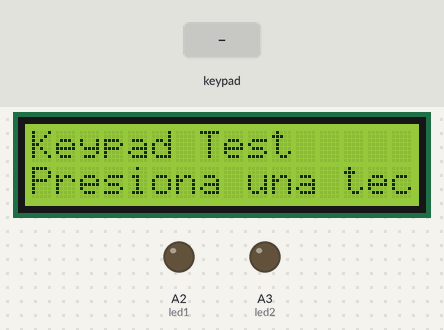
Bench run of a program on a simulated Arduino Uno, built with avr-gcc and run on an emulated ATmega328P. Shown: 16×2 character LCD, output pins drawn as LEDs (lit = HIGH). The test bench sets the inputs (shaded band). What the program prints to the serial monitor is not drawn.

Above: at 1.2 s.
1.3 s: keypad keys 7 6 5 4 # pressed 0.4 s apart
At 4.1 s:
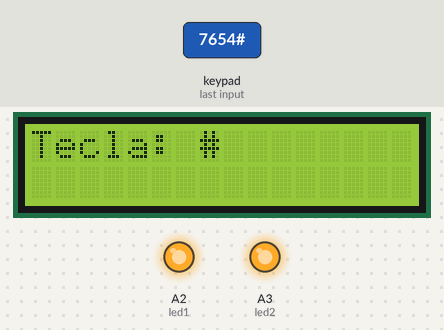
4.8 s: key 'A' pressed
At 5.4 s:
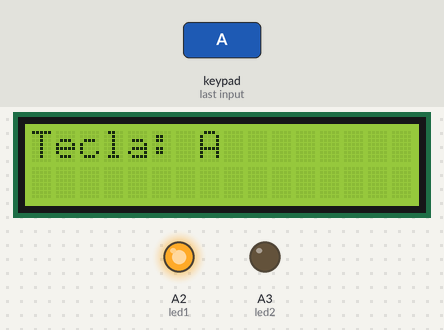
6.3 s: key 'B' pressed
At 7.5 s:
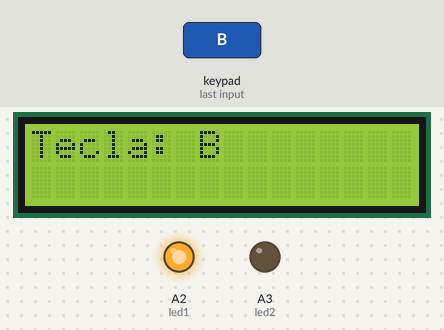
7.8 s: keypad keys 7 6 5 4 * pressed 0.4 s apart
At 10.1 s:
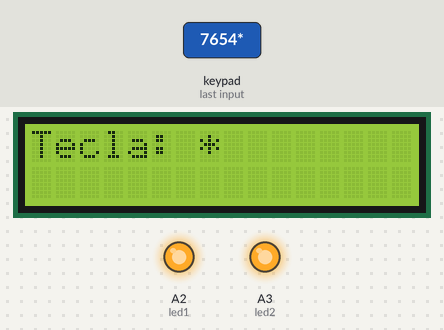
11.3 s: key 'C' pressed
At 12.5 s:
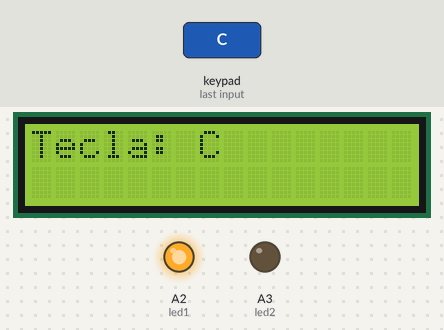
12.8 s: keypad keys 7 6 5 4 D pressed 0.4 s apart
At 13.01 s:
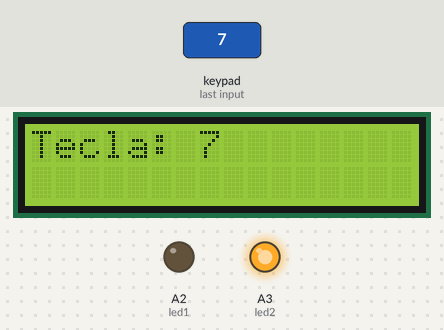
Timing chart, 0 to 15.9 s (numbered marks = the images above; inputs shaded):
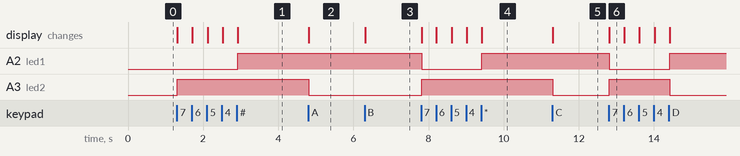

Measured:
- after the input at 1.3 s, A2 (led1): LOW → HIGH after 1.6 s; A3 (led2): LOW → HIGH at once; the display: first changes at once (image 1 shows a later state)
- after the input at 4.8 s, A3 (led2): HIGH → LOW at once; the display: changes at once (image 2)
- after the input at 6.3 s, the display: changes at once (image 3)
- after the input at 7.8 s, A2 (led1): HIGH → LOW at once, → HIGH 1.6 s later; A3 (led2): LOW → HIGH at once; the display: first changes at once (image 4 shows a later state)
- after the input at 11.3 s, A3 (led2): HIGH → LOW at once; the display: changes at once (image 5)
- after the input at 12.8 s, A2 (led1): HIGH → LOW at once, → HIGH 1.6 s later; A3 (led2): LOW → HIGH at once, → LOW 1.6 s later; the display: changes at once (image 6)

The program:

main.cpp
```cpp
//Prueba Keypad y LEDS el codigo anterior este en main3.bk


#include <Wire.h>
#include <LiquidCrystal_I2C.h>
#include <Keypad.h>
#include <Arduino.h>

// Configuración del LCD I2C
LiquidCrystal_I2C lcd(0x27, 16, 2); // Dirección 0x27, 16 columnas x 2 filas

// Configuración del Keypad 4x4
const byte ROWS = 4;
const byte COLS = 4;
char keys[ROWS][COLS] = {
  {'1','2','3','A'},
  {'4','5','6','B'},
  {'7','8','9','C'},
  {'*','0','#','D'}
};
byte rowPins[ROWS] = {7, 6, 5, 4};    // Filas
byte colPins[COLS] = {3, 2, A0, A1};  // Columnas
Keypad keypad = Keypad(makeKeymap(keys), rowPins, colPins, ROWS, COLS);

// Configuración de LEDs
const int led1 = A2;
const int led2 = A3;

void setup() {
  Serial.begin(9600);

  // Inicializar LCD
  lcd.init();
  lcd.backlight();
  lcd.print("Keypad Test");
  lcd.setCursor(0, 1);
  lcd.print("Presiona una tecla");

  // Configurar LEDs
  pinMode(led1, OUTPUT);
  pinMode(led2, OUTPUT);
  digitalWrite(led1, LOW);
  digitalWrite(led2, LOW);
}

void loop() {
  char key = keypad.getKey(); // Leer tecla presionada

  if (key) {
    Serial.print("Tecla presionada: ");
    Serial.println(key);

    // Mostrar tecla en LCD
    lcd.clear();
    lcd.print("Tecla: ");
    lcd.print(key);

    // Encender LEDs según la tecla
    switch (key) {
      case 'A':
      case 'B':
      case 'C':
      case 'D':
        digitalWrite(led1, HIGH); // LED1 ON para letras
        digitalWrite(led2, LOW);
        break;
      case '1':
      case '2':
      case '3':
      case '4':
      case '5':
      case '6':
      case '7':
      case '8':
      case '9':
      case '0':
        digitalWrite(led2, HIGH); // LED2 ON para números
        digitalWrite(led1, LOW);
        break;
      case '*':
      case '#':
        digitalWrite(led1, HIGH); // Ambos LEDs ON para * y #
        digitalWrite(led2, HIGH);
        break;
      default:
        digitalWrite(led1, LOW);
        digitalWrite(led2, LOW);
    }

    delay(300); // Pequeña pausa para evitar rebotes
  }
}
```

EEPROMManager.cpp
```cpp
#include "EEPROMManager.h"

// Inicialización de la variable estática
bool EEPROMManager::resetPressed = false;

// Constructor
EEPROMManager::EEPROMManager() {
    numMascotas = 0;
}

// Inicializa el manager de EEPROM
void EEPROMManager::inicializar() {
    Serial.println("Inicializando EEPROMManager...");

    // Verificar si la EEPROM ya está inicializada
    if (!estaInicializada()) {
        Serial.println("Primera inicializacion - configurando valores predeterminados");
        establecerValoresPredeterminados();
        marcarComoInicializada();
    } else {
        Serial.println("EEPROM ya inicializada - cargando datos existentes");
        // Cargar el número de mascotas guardadas
        numMascotas = EEPROM.read(DIRECCION_CONTADOR);
        if (numMascotas > MAX_MASCOTAS) {
            numMascotas = 0; // Valor inválido, resetear
        }
    }

    configurarInterrupcionReset();
    Serial.print("Numero de mascotas cargadas: ");
    Serial.println(numMascotas);
}

// Configura la interrupción para el botón de RESET
void EEPROMManager::configurarInterrupcionReset() {
    pinMode(RESET_BUTTON_PIN, INPUT_PULLUP);
    attachInterrupt(digitalPinToInterrupt(RESET_BUTTON_PIN), manejarInterrupcionReset, FALLING);
    Serial.println("Interrupcion de RESET configurada en pin " + String(RESET_BUTTON_PIN));
}

// Agrega una nueva mascota al sistema
bool EEPROMManager::agregarMascota(Mascota& mascota) {
    if (numMascotas >= MAX_MASCOTAS) {
        Serial.println("Error: Maximo numero de mascotas alcanzado");
        return false;
    }

    // Asignar ID de EEPROM
    mascota.setIdEEPROM(numMascotas);

    // Guardar la mascota en EEPROM
    mascota.guardarEnEEPROM();

    // Incrementar contador
    numMascotas++;
    EEPROM.write(DIRECCION_CONTADOR, numMascotas);

    Serial.println("Mascota agregada: " + mascota.getNombre() + " (ID: " + String(numMascotas-1) + ")");
    return true;
}

// Elimina una mascota del sistema
bool EEPROMManager::eliminarMascota(int indice) {
    if (indice < 0 || indice >= numMascotas) {
        Serial.println("Error: Indice de mascota invalido");
        return false;
    }

    // Mover todas las mascotas posteriores una posición hacia atrás
    for (int i = indice; i < numMascotas - 1; i++) {
        Mascota mascotaTemporal;
        mascotaTemporal.setIdEEPROM(i + 1);
        mascotaTemporal.cargarDeEEPROM();
        mascotaTemporal.setIdEEPROM(i);
        mascotaTemporal.guardarEnEEPROM();
    }

    // Decrementar contador
    numMascotas--;
    EEPROM.write(DIRECCION_CONTADOR, numMascotas);

    Serial.println("Mascota eliminada del indice: " + String(indice));
    return true;
}

// Carga todas las mascotas desde EEPROM
void EEPROMManager::cargarTodasLasMascotas(Mascota mascotas[]) {
    for (int i = 0; i < numMascotas; i++) {
        mascotas[i].setIdEEPROM(i);
        mascotas[i].cargarDeEEPROM();
    }
    Serial.println("Cargadas " + String(numMascotas) + " mascotas desde EEPROM");
}

// Guarda todas las mascotas en EEPROM
void EEPROMManager::guardarTodasLasMascotas(Mascota mascotas[]) {
    for (int i = 0; i < numMascotas; i++) {
        mascotas[i].setIdEEPROM(i);
        mascotas[i].guardarEnEEPROM();
    }
    Serial.println("Guardadas " + String(numMascotas) + " mascotas en EEPROM");
}

// Restaura todos los valores a los predeterminados
void EEPROMManager::restaurarValoresPredeterminados() {
    Serial.println("Restaurando valores predeterminados...");

    // Limpiar EEPROM
    limpiarEEPROM();

    // Establecer valores predeterminados
    establecerValoresPredeterminados();

    // Marcar como inicializada
    marcarComoInicializada();

    Serial.println("Valores predeterminados restaurados");
}

// Establece los valores predeterminados iniciales
void EEPROMManager::establecerValoresPredeterminados() {
    numMascotas = 0;
    EEPROM.write(DIRECCION_CONTADOR, numMascotas);

    Serial.println("Valores predeterminados establecidos");
}

// Limpia toda la EEPROM
void EEPROMManager::limpiarEEPROM() {
    Serial.println("Limpiando EEPROM...");
    for (int i = 0; i < EEPROM.length(); i++) {
        EEPROM.write(i, 0);
    }
    Serial.println("EEPROM limpiada");
}

// Verifica si la EEPROM está inicializada
bool EEPROMManager::estaInicializada() {
    return EEPROM.read(DIRECCION_INICIALIZADA) == MARCA_INICIALIZADA;
}

// Marca la EEPROM como inicializada
void EEPROMManager::marcarComoInicializada() {
    EEPROM.write(DIRECCION_INICIALIZADA, MARCA_INICIALIZADA);
}

// Getter para el número de mascotas
int EEPROMManager::getNumMascotas() const {
    return numMascotas;
}

// Maneja la interrupción del botón de RESET (función estática)
void EEPROMManager::manejarInterrupcionReset() {
    static unsigned long ultimaInterrupcion = 0;
    unsigned long tiempoActual = millis();

    // Debounce de 200ms
    if (tiempoActual - ultimaInterrupcion > 200) {
        resetPressed = true;
        ultimaInterrupcion = tiempoActual;
    }
}

// Verifica si se presionó el botón de RESET
bool EEPROMManager::sePresionoReset() {
    return resetPressed;
}

// Limpia el flag de RESET
void EEPROMManager::limpiarFlagReset() {
    resetPressed = false;
}

// Imprime el estado actual de la EEPROM (para depuración)
void EEPROMManager::imprimirEstadoEEPROM() {
    Serial.println("=== Estado de EEPROM ===");
    Serial.println("Inicializada: " + String(estaInicializada() ? "Si" : "No"));
    Serial.println("Numero de mascotas: " + String(numMascotas));
    Serial.println("Direccion contador: " + String(DIRECCION_CONTADOR));
    Serial.println("Direccion inicializada: " + String(DIRECCION_INICIALIZADA));
    Serial.println("========================");
}

// Imprime los datos de una mascota específica (para depuración)
void EEPROMManager::imprimirDatosMascota(int indice) {
    if (indice < 0 || indice >= numMascotas) {
        Serial.println("Error: Indice de mascota invalido para imprimir");
        return;
    }

    Mascota mascota;
    mascota.setIdEEPROM(indice);
    mascota.cargarDeEEPROM();

    Serial.println("=== Datos Mascota " + String(indice) + " ===");
    Serial.println("Nombre: " + mascota.getNombre());
    Serial.println("RFID: " + mascota.getRFID());
    Serial.println("Tiempo entre dosis: " + String(mascota.getTiempo()) + "s");
    Serial.println("Cantidad por dosis: " + String(mascota.getComida()) + "g");
    Serial.println("Total consumido: " + String(mascota.getTotalAlimentoConsumido()) + "g");
    Serial.println("================================");
}
```

EEPROMManager.h
```cpp
#ifndef EEPROMMANAGER_H
#define EEPROMMANAGER_H

#include <Arduino.h>
#include <EEPROM.h>
#include "Mascota.h"

// Pin para el botón de RESET (ajusta según tu conexión)
#define RESET_BUTTON_PIN 2

class EEPROMManager {
private:
    static const int MAX_MASCOTAS = 10;           // Máximo número de mascotas
    static const int DIRECCION_CONTADOR = 1020;  // Dirección para guardar contador de mascotas
    static const int DIRECCION_INICIALIZADA = 1021; // Dirección para verificar si EEPROM está inicializada
    static const byte MARCA_INICIALIZADA = 0xAA;  // Marca para verificar inicialización

    int numMascotas;
    static bool resetPressed;  // Flag para la interrupción

public:
    // Constructor
    EEPROMManager();

    // Inicialización
    void inicializar();
    void configurarInterrupcionReset();

    // Manejo de mascotas
    bool agregarMascota(Mascota& mascota);
    bool eliminarMascota(int indice);
    void cargarTodasLasMascotas(Mascota mascotas[]);
    void guardarTodasLasMascotas(Mascota mascotas[]);

    // Valores predeterminados
    void restaurarValoresPredeterminados();
    void establecerValoresPredeterminados();

    // Gestión de EEPROM
    void limpiarEEPROM();
    bool estaInicializada();
    void marcarComoInicializada();

    // Getters
    int getNumMascotas() const;

    // Métodos para manejar el RESET
    static void manejarInterrupcionReset();
    bool sePresionoReset();
    void limpiarFlagReset();

    // Utilidades de depuración
    void imprimirEstadoEEPROM();
    void imprimirDatosMascota(int indice);
};

#endif
```

LEDManager.cpp
```cpp
// LEDManager.cpp
#include "LEDManager.h"
#include <Arduino.h>

LEDManager::LEDManager(int pin) : ledPin(pin) {
  pinMode(ledPin, OUTPUT);
}

void LEDManager::parpadear(int gramos) {
  for (int i = 0; i < gramos; i++) {
    digitalWrite(ledPin, HIGH);
    delay(200);
    digitalWrite(ledPin, LOW);
    delay(200);
  }
}
```

LEDManager.h
```cpp
// LEDManager.h
#ifndef LEDMANAGER_H
#define LEDMANAGER_H

class LEDManager {
  public:
    LEDManager(int pin);
    void parpadear(int gramos);
  private:
    int ledPin;
};

#endif
```

Mascota.cpp
```cpp
#include "Mascota.h"

// Constructor por defecto
Mascota::Mascota() {
    nombre = "";
    rfidUID = "";
    tiempoEntreDosis = 15;  // Valor predeterminado
    cantidadGramos = 5;     // Valor predeterminado
    idEEPROM = -1;
    tiempoUltimaDosis = 0;
    totalAlimentoConsumido = 0;
}

// Constructor con parámetros
Mascota::Mascota(String nombre, String rfidUID, int idEEPROM) {
    this->nombre = nombre;
    this->rfidUID = rfidUID;
    this->idEEPROM = idEEPROM;
    this->tiempoEntreDosis = 15;  // Valor predeterminado
    this->cantidadGramos = 5;     // Valor predeterminado
    this->tiempoUltimaDosis = 0;
    this->totalAlimentoConsumido = 0;
}

// Método para establecer el tiempo entre dosis
bool Mascota::setTiempo(unsigned int tiempo) {
    if (tiempo >= MIN_TIEMPO && tiempo <= MAX_TIEMPO) {
        tiempoEntreDosis = tiempo;
        return true;
    }
    return false;
}

// Método para establecer la cantidad de comida
bool Mascota::setComida(unsigned int gramos) {
    if (gramos >= MIN_GRAMOS && gramos <= MAX_GRAMOS) {
        cantidadGramos = gramos;
        return true;
    }
    return false;
}

// Setters adicionales
void Mascota::setNombre(String nombre) {
    this->nombre = nombre;
}

void Mascota::setRFID(String rfidUID) {
    this->rfidUID = rfidUID;
}

void Mascota::setIdEEPROM(int id) {
    this->idEEPROM = id;
}

// Getters
String Mascota::getNombre() const {
    return nombre;
}

String Mascota::getRFID() const {
    return rfidUID;
}

unsigned int Mascota::getTiempo() const {
    return tiempoEntreDosis;
}

unsigned int Mascota::getComida() const {
    return cantidadGramos;
}

int Mascota::getIdEEPROM() const {
    return idEEPROM;
}

unsigned long Mascota::getTiempoUltimaDosis() const {
    return tiempoUltimaDosis;
}

unsigned int Mascota::getTotalAlimentoConsumido() const {
    return totalAlimentoConsumido;
}

// Verifica si es tiempo de dispensar una dosis
bool Mascota::esTiempoDeDosis() const {
    if (tiempoUltimaDosis == 0) return true; // Primera vez
    return (millis() - tiempoUltimaDosis) >= (tiempoEntreDosis * 1000UL);
}

// Dispensa una dosis y actualiza contadores
void Mascota::dispensarDosis() {
    actualizarTiempoUltimaDosis();
    incrementarAlimento(cantidadGramos);
}

// Actualiza el tiempo de la última dosis
void Mascota::actualizarTiempoUltimaDosis() {
    tiempoUltimaDosis = millis();
}

// Calcula el tiempo restante hasta la próxima dosis
unsigned long Mascota::getTiempoRestante() const {
    if (tiempoUltimaDosis == 0) return 0;
    unsigned long tiempoTranscurrido = millis() - tiempoUltimaDosis;
    unsigned long tiempoTotal = tiempoEntreDosis * 1000UL;

    if (tiempoTranscurrido >= tiempoTotal) return 0;
    return (tiempoTotal - tiempoTranscurrido) / 1000UL; // Retorna en segundos
}

// Guarda los datos de la mascota en EEPROM
void Mascota::guardarEnEEPROM() {
    if (idEEPROM < 0) return;

    int direccion = idEEPROM * TAMANO_DATOS_MASCOTA;

    // Guardar nombre (máximo 16 caracteres)
    for (int i = 0; i < 16; i++) {
        if (i < nombre.length()) {
            EEPROM.write(direccion + i, nombre[i]);
        } else {
            EEPROM.write(direccion + i, 0);
        }
    }

    // Guardar RFID UID (máximo 20 caracteres)
    for (int i = 0; i < 20; i++) {
        if (i < rfidUID.length()) {
            EEPROM.write(direccion + 16 + i, rfidUID[i]);
        } else {
            EEPROM.write(direccion + 16 + i, 0);
        }
    }

    // Guardar tiempo entre dosis (2 bytes)
    EEPROM.write(direccion + 36, tiempoEntreDosis & 0xFF);
    EEPROM.write(direccion + 37, (tiempoEntreDosis >> 8) & 0xFF);

    // Guardar cantidad en gramos (2 bytes)
    EEPROM.write(direccion + 38, cantidadGramos & 0xFF);
    EEPROM.write(direccion + 39, (cantidadGramos >> 8) & 0xFF);

    // Guardar total de alimento consumido (4 bytes)
    EEPROM.write(direccion + 40, totalAlimentoConsumido & 0xFF);
    EEPROM.write(direccion + 41, (totalAlimentoConsumido >> 8) & 0xFF);
    EEPROM.write(direccion + 42, (totalAlimentoConsumido >> 16) & 0xFF);
    EEPROM.write(direccion + 43, (totalAlimentoConsumido >> 24) & 0xFF);
}

// Carga los datos de la mascota desde EEPROM
void Mascota::cargarDeEEPROM() {
    if (idEEPROM < 0) return;

    int direccion = idEEPROM * TAMANO_DATOS_MASCOTA;

    // Cargar nombre
    nombre = "";
    for (int i = 0; i < 16; i++) {
        char c = EEPROM.read(direccion + i);
        if (c != 0) nombre += c;
        else break;
    }

    // Cargar RFID UID
    rfidUID = "";
    for (int i = 0; i < 20; i++) {
        char c = EEPROM.read(direccion + 16 + i);
        if (c != 0) rfidUID += c;
        else break;
    }

    // Cargar tiempo entre dosis
    tiempoEntreDosis = EEPROM.read(direccion + 36) | (EEPROM.read(direccion + 37) << 8);

    // Cargar cantidad en gramos
    cantidadGramos = EEPROM.read(direccion + 38) | (EEPROM.read(direccion + 39) << 8);

    // Cargar total de alimento consumido
    totalAlimentoConsumido = EEPROM.read(direccion + 40) |
                           (EEPROM.read(direccion + 41) << 8) |
                           (EEPROM.read(direccion + 42) << 16) |
                           (EEPROM.read(direccion + 43) << 24);

    // Validar los valores cargados
    if (tiempoEntreDosis < MIN_TIEMPO || tiempoEntreDosis > MAX_TIEMPO) {
        tiempoEntreDosis = 15;
    }
    if (cantidadGramos < MIN_GRAMOS || cantidadGramos > MAX_GRAMOS) {
        cantidadGramos = 5;
    }
}

// Resetea a los valores predeterminados
void Mascota::resetearValoresPredeterminados() {
    tiempoEntreDosis = 15;
    cantidadGramos = 5;
    totalAlimentoConsumido = 0;
    tiempoUltimaDosis = 0;
}

// Verifica si el UID coincide con el de la mascota
bool Mascota::coincideRFID(String uid) const {
    return rfidUID.equals(uid);
}

// Obtiene información del consumo de la mascota
String Mascota::getInfoConsumo() const {
    return "Mascota: " + nombre + " - Alimento total: " + String(totalAlimentoConsumido) + "g";
}

// Incrementa el contador de alimento total
void Mascota::incrementarAlimento(unsigned int gramos) {
    totalAlimentoConsumido += gramos;
}
```

Teclado.cpp
```cpp
// Teclado.cpp
#include "Teclado.h"

const byte FILAS = 4;
const byte COLUMNAS = 4;
char keys[FILAS][COLUMNAS] = {
  {'1','2','3','A'},
  {'4','5','6','B'},
  {'7','8','9','C'},
  {'*','0','#','D'}
};
byte pinesFilas[FILAS] = {9, 8, 7, 6};
byte pinesColumnas[COLUMNAS] = {5, 4, 3, 2};

Teclado::Teclado() : keypad(makeKeymap(keys), pinesFilas, pinesColumnas, FILAS, COLUMNAS) {}

int Teclado::leerNumero(int min, int max, const char* mensaje) {
  int valor = 0;
  bool terminado = false;
  Serial.println(mensaje);
  while (!terminado) {
    char key = keypad.getKey();
    if (key && isDigit(key)) {
      valor = valor * 10 + (key - '0');
      Serial.print(key);
    } else if (key == '#') { // Confirmar con #
      if (valor >= min && valor <= max) {
        terminado = true;
      } else {
        Serial.println("\nValor fuera de rango. Intenta de nuevo.");
        valor = 0;
      }
    } else if (key == '*') { // Borrar con *
      valor = 0;
      Serial.println("\nBorrado.");
    }
  }
  Serial.println();
  return valor;
}

int Teclado::leerTiempo() {
  return leerNumero(10, 30, "Introduce el tiempo (10-30 s) y confirma con #:");
}

int Teclado::leerGramos() {
  return leerNumero(1, 10, "Introduce la cantidad (1-10 g) y confirma con #:");
}
```

Teclado.h
```cpp
// Teclado.h
#ifndef TECLADO_H
#define TECLADO_H

#include <Keypad.h>

class Teclado {
  public:
    Teclado();
    int leerTiempo();   // Devuelve tiempo en segundos (10-30)
    int leerGramos();   // Devuelve gramos (1-10)
  private:
    Keypad keypad;
    int leerNumero(int min, int max, const char* mensaje);
};

#endif
```

Source omitted: Mascota.h (2060 bytes), LCDManager.cpp (795 bytes), LCDManager.h (449 bytes)
